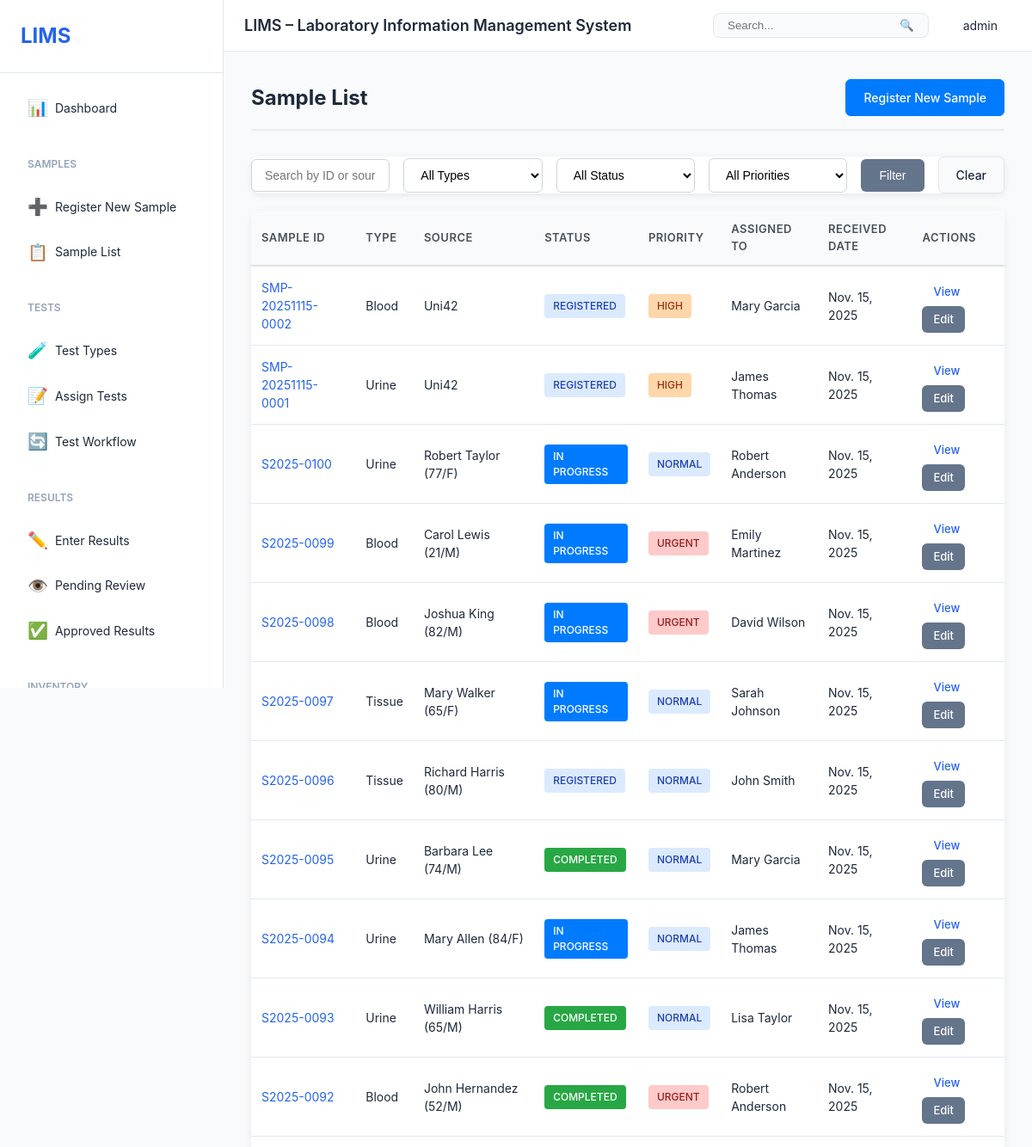
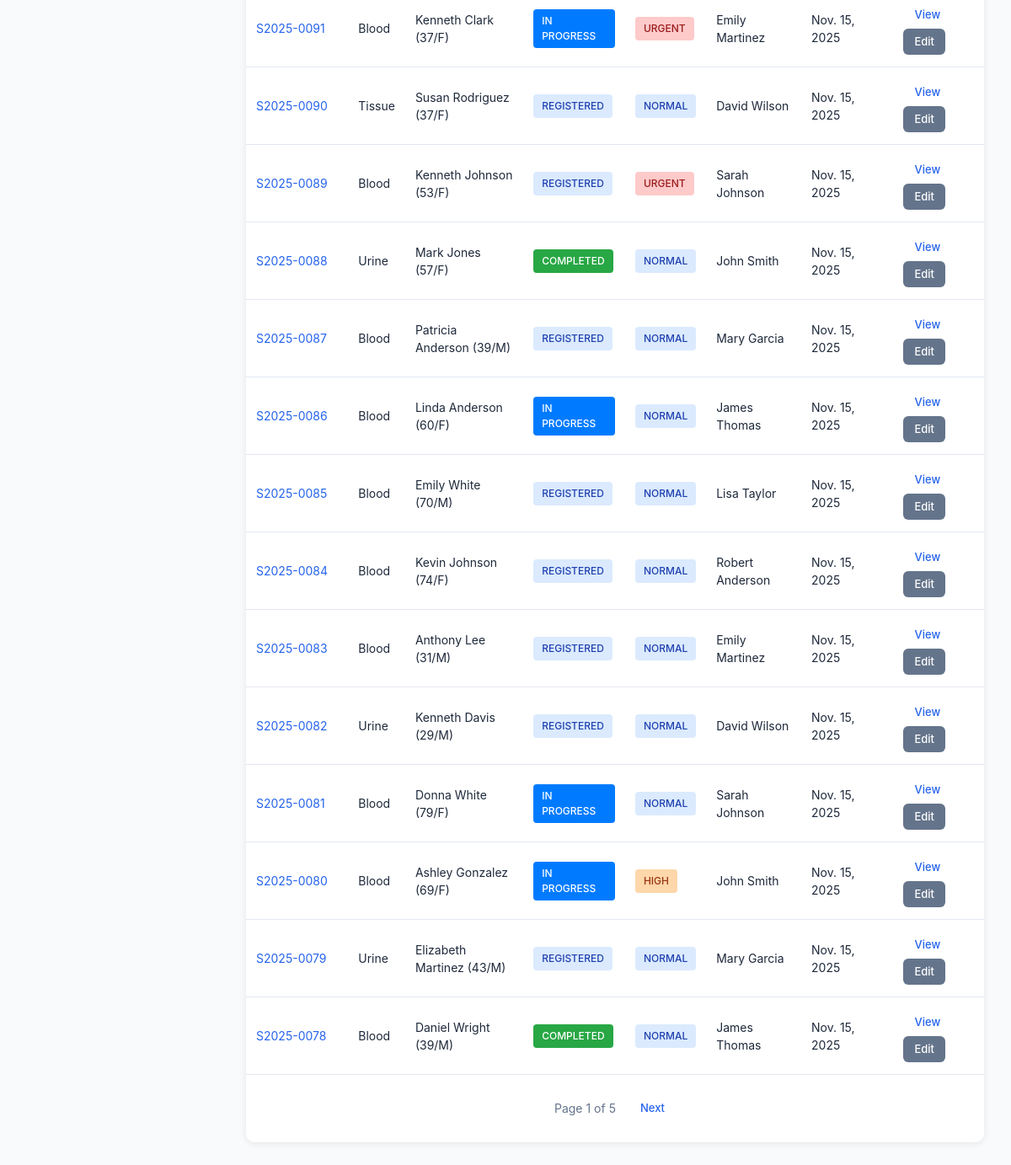
Page /samples/ (signed in) on the committed database (2 pictures, top to bottom).
### users/models.py (models this page shows, shortened)
class User(AbstractUser):
    role = models.ForeignKey(Role, on_delete=models.SET_NULL, null=True, blank=True)
    phone = models.CharField(max_length=20, blank=True)
    department = models.CharField(max_length=100, blank=True)
    employee_id = models.CharField(max_length=50, blank=True, unique=True)
    is_active = models.BooleanField(default=True)
    created_at = models.DateTimeField(auto_now_add=True)
    updated_at = models.DateTimeField(auto_now=True)
    class Meta:
        db_table = 'users'
        ordering = ['username']

### samples/models.py (models this page shows, shortened)
class Sample(models.Model):
    SAMPLE_TYPE_CHOICES = [
        ('blood', 'Blood'),
        ('urine', 'Urine'),
        ('tissue', 'Tissue'),
        ('water', 'Water'),
        ('soil', 'Soil'),
        ('food', 'Food'),
        ('other', 'Other'),
    ]
    STATUS_CHOICES = [
        ('registered', 'Registered'),
        ('in_progress', 'In Progress'),
        ('completed', 'Completed'),
        ('rejected', 'Rejected'),
        ('archived', 'Archived'),
    ]
    PRIORITY_CHOICES = [
        ('low', 'Low'),
        ('normal', 'Normal'),
        ('high', 'High'),
        ('urgent', 'Urgent'),
    ]
    sample_id = models.CharField(max_length=50, unique=True, db_index=True)
    sample_type = models.CharField(max_length=50, choices=SAMPLE_TYPE_CHOICES)
    source = models.CharField(max_length=200, help_text='Source/Customer/Patient (Legacy)', blank=True)
    source_ref = models.ForeignKey(
        'labs.Source',
        on_delete=models.PROTECT,
        related_name='samples',
        null=True,
        blank=True,
        help_text='Sample source (Customer/Patient/Lab)',
        verbose_name='Source Reference'
    )
    processing_lab = models.ForeignKey(
        'labs.Lab',
        on_delete=models.SET_NULL,
        null=True,
        blank=True,
        related_name='processing_samples',
        help_text='Lab processing this sample'
    )
    originating_lab = models.ForeignKey(
        'labs.Lab',
        on_delete=models.SET_NULL,
        null=True,
        blank=True,
        related_name='originated_samples',
        help_text='Lab that originally sent this sample'
    )
    status = models.CharField(max_length=50, choices=STATUS_CHOICES, default='registered')
    priority = models.CharField(max_length=20, choices=PRIORITY_CHOICES, default='normal')
    received_date = models.DateField(auto_now_add=True)
    received_time = models.TimeField(auto_now_add=True)
    expected_completion_date = models.DateField(null=True, blank=True,
                                                help_text='Expected completion deadline')
    completion_deadline = models.DateTimeField(null=True, blank=True,
                                               help_text='Hard deadline for completion')
    actual_completion_date = models.DateTimeField(null=True, blank=True)
    notes = models.TextField(blank=True)
    assigned_technician = models.ForeignKey(
        settings.AUTH_USER_MODEL,
        on_delete=models.SET_NULL,
        null=True,
        blank=True,
        related_name='assigned_samples'
    )
    registered_by = models.ForeignKey(
        settings.AUTH_USER_MODEL,
        on_delete=models.SET_NULL,
        null=True,
        related_name='registered_samples'
    )
    created_at = models.DateTimeField(auto_now_add=True)
    updated_at = models.DateTimeField(auto_now=True)
    class Meta:
        db_table = 'samples'
        ordering = ['-received_date', '-received_time']

### samples/views.py (the view)
# urls.py: path('', views.sample_list, name='sample_list'),
@login_required
def sample_list(request):
    samples = Sample.objects.select_related('assigned_technician', 'registered_by').all()
    search_query = request.GET.get('search', '')
    status_filter = request.GET.get('status', '')
    type_filter = request.GET.get('type', '')
    priority_filter = request.GET.get('priority', '')
    if search_query:
        samples = samples.filter(
            Q(sample_id__icontains=search_query) |
            Q(source__icontains=search_query)
        )
    if status_filter:
        samples = samples.filter(status=status_filter)
    if type_filter:
        samples = samples.filter(sample_type=type_filter)
    if priority_filter:
        samples = samples.filter(priority=priority_filter)
    paginator = Paginator(samples, 25)
    page_number = request.GET.get('page')
    page_obj = paginator.get_page(page_number)
    context = {
        'page_obj': page_obj,
        'sample_types': Sample.SAMPLE_TYPE_CHOICES,
        'statuses': Sample.STATUS_CHOICES,
        'priorities': Sample.PRIORITY_CHOICES,
        'search_query': search_query,
        'status_filter': status_filter,
        'type_filter': type_filter,
        'priority_filter': priority_filter,
    }
    return render(request, 'samples/sample_list.html', context)

### templates/samples/sample_list.html (shortened to what this page needs)
{% extends 'base.html' %}
{% block content %}
<div class="page-header">
    <h2>Sample List</h2>
    <a href="{% url 'samples:sample_create' %}" class="btn btn-primary">Register New Sample</a>
</div>
<div class="card filters-card">
    <form method="get" class="filters-form">
        <div class="filter-group">
            <input type="text" name="search" value="{{ search_query }}" placeholder="Search by ID or source..." class="form-control">
        </div>
        <div class="filter-group">
            <select name="type" class="form-control">
                <option value="">All Types</option>
            </select>
        </div>
        <div class="filter-group">
            <select name="status" class="form-control">
                <option value="">All Status</option>
            </select>
        </div>
        <div class="filter-group">
            <select name="priority" class="form-control">
                <option value="">All Priorities</option>
            </select>
        </div>
        <button type="submit" class="btn btn-secondary">Filter</button>
        <a href="{% url 'samples:sample_list' %}" class="btn btn-light">Clear</a>
    </form>
</div>
<div class="card">
    <table class="table">
        <thead>
            <tr>
                <th>Sample ID</th>
                <th>Type</th>
                <th>Source</th>
                <th>Status</th>
                <th>Priority</th>
                <th>Assigned To</th>
                <th>Received Date</th>
                <th>Actions</th>
            </tr>
        </thead>
        <tbody>
            {% for sample in page_obj %}
            <tr>
                <td><a href="{% url 'samples:sample_detail' sample.pk %}">{{ sample.sample_id }}</a></td>
                <td>{{ sample.get_sample_type_display }}</td>
                <td>{{ sample.source }}</td>
                <td><span class="badge badge-{{ sample.status }}">{{ sample.get_status_display }}</span></td>
                <td><span class="badge badge-priority-{{ sample.priority }}">{{ sample.get_priority_display }}</span></td>
                <td>{{ sample.assigned_technician.get_full_name|default:"-" }}</td>
                <td>{{ sample.received_date }}</td>
                <td>
                    <a href="{% url 'samples:sample_detail' sample.pk %}" class="btn btn-sm btn-info">View</a>
                    <a href="{% url 'samples:sample_edit' sample.pk %}" class="btn btn-sm btn-secondary">Edit</a>
                </td>
            </tr>
            {% empty %}
            <tr>
                <td colspan="8" class="text-center">No samples found</td>
            </tr>
            {% endfor %}
        </tbody>
    </table>
    {% if page_obj.has_other_pages %}
    <div class="pagination">
        <span class="page-info">Page {{ page_obj.number }} of {{ page_obj.paginator.num_pages }}</span>
        {% if page_obj.has_next %}
        <a href="?page={{ page_obj.next_page_number }}" class="btn btn-sm">Next</a>
        {% endif %}
    </div>
    {% endif %}
</div>
{% endblock %}

### templates/base.html (shortened to what this page needs)
{% load static %}
<!DOCTYPE html>
<html lang="en">
<head>
    <link rel="stylesheet" href="{% static 'css/style.css' %}">
    <link rel="stylesheet" href="{% static 'css/labs.css' %}">
    <link rel="stylesheet" href="https://cdnjs.cloudflare.com/ajax/libs/font-awesome/5.15.4/css/all.min.css">
</head>
<body>
    <div class="layout">
        <aside class="sidebar" id="sidebar">
            <div class="sidebar-header">
                <h2>LIMS</h2>
            </div>
            <nav class="sidebar-nav">
                <a href="{% url 'dashboard:dashboard' %}" class="nav-item {% if request.resolver_match.url_name == 'dashboard' %}active{% endif %}">
                    <span class="icon">📊</span>
                    <span>Dashboard</span>
                </a>
                <div class="nav-group">
                    <div class="nav-group-title">Samples</div>
                    <a href="{% url 'samples:sample_create' %}" class="nav-item">
                        <span class="icon">➕</span>
                        <span>Register New Sample</span>
                    </a>
                    <a href="{% url 'samples:sample_list' %}" class="nav-item">
                        <span class="icon">📋</span>
                        <span>Sample List</span>
                    </a>
                </div>
                <div class="nav-group">
                    <div class="nav-group-title">Tests</div>
                    <a href="{% url 'tests:test_type_list' %}" class="nav-item">
                        <span class="icon">🧪</span>
                        <span>Test Types</span>
                    </a>
                    <a href="{% url 'tests:assign_test' %}" class="nav-item">
                        <span class="icon">📝</span>
                        <span>Assign Tests</span>
                    </a>
                    <a href="{% url 'tests:test_workflow' %}" class="nav-item">
                        <span class="icon">🔄</span>
                        <span>Test Workflow</span>
                    </a>
                </div>
                <div class="nav-group">
                    <div class="nav-group-title">Results</div>
                    <a href="{% url 'results:result_list' %}" class="nav-item">
                        <span class="icon">✏️</span>
                        <span>Enter Results</span>
                    </a>
                    <a href="{% url 'results:review_results' %}" class="nav-item">
                        <span class="icon">👁️</span>
                        <span>Pending Review</span>
                    </a>
                    <a href="{% url 'results:approved_results' %}" class="nav-item">
                        <span class="icon">✅</span>
                        <span>Approved Results</span>
                    </a>
                </div>
                <div class="nav-group">
                    <div class="nav-group-title">Inventory</div>
                </div>
            </nav>
        </aside>
        <div class="main-content">
            <header class="top-header">
                <div class="header-left">
                    <h1>LIMS – Laboratory Information Management System</h1>
                </div>
                <div class="header-right">
                    <div class="search-box">
                        <input type="text" placeholder="Search..." id="globalSearch">
                        <button>🔍</button>
                    </div>
                    <div class="user-menu">
                        <span>{{ user.get_full_name|default:user.username }}</span>
                    </div>
                </div>
            </header>
            <div class="page-content">
                {% block content %}{% endblock %}
            </div>
        </div>
    </div>
</body>
</html>

### static/css/labs.css (style rules this page uses)
.page-header { display: flex; justify-content: space-between; align-items: center; margin-bottom: 30px; padding-bottom: 15px; border-bottom: 2px solid #e9ecef; }
.card { border: none; border-radius: 10px; box-shadow: 0 2px 8px rgba(0,0,0,0.08); margin-bottom: 20px; }
.table { margin-bottom: 0; }
.table thead th { border-bottom: 2px solid #dee2e6; font-weight: 600; color: #495057; font-size: 13px; text-transform: uppercase; letter-spacing: 0.5px; }
.badge { padding: 5px 10px; border-radius: 4px; font-weight: 500; font-size: 12px; }
.badge-active, .badge-in_progress { background-color: #007bff; color: #fff; }
.badge-completed, .badge-done { background-color: #28a745; color: #fff; }
.form-control { border-radius: 6px; border: 1px solid #ced4da; padding: 10px 15px; }
.btn { border-radius: 6px; padding: 10px 20px; font-weight: 500; transition: all 0.2s; }
.btn-primary { background: #007bff; border-color: #007bff; }
.btn-sm { padding: 5px 12px; font-size: 13px; }

### rows in the picture
User: get_full_name "admin"
Sample: sample_id "SMP-20251115-0002", sample_type "Blood", source "Uni42", status "REGISTERED", priority "HIGH", assigned_technician.get_full_name "Mary Garcia", received_date "Nov. 15, 2025"
Sample: sample_id "SMP-20251115-0001", sample_type "Urine", source "Uni42", status "REGISTERED", priority "HIGH", assigned_technician.get_full_name "James Thomas", received_date "Nov. 15, 2025"
Sample: sample_id "S2025-0100", sample_type "Urine", source "Robert Taylor (77/F)", status "IN PROGRESS", priority "NORMAL", assigned_technician.get_full_name "Robert Anderson", received_date "Nov. 15, 2025"
Sample: sample_id "S2025-0099", sample_type "Blood", source "Carol Lewis (21/M)", status "IN PROGRESS", priority "URGENT", assigned_technician.get_full_name "Emily Martinez", received_date "Nov. 15, 2025"
Sample: sample_id "S2025-0098", sample_type "Blood", source "Joshua King (82/M)", status "IN PROGRESS", priority "URGENT", assigned_technician.get_full_name "David Wilson", received_date "Nov. 15, 2025"
Sample: sample_id "S2025-0097", sample_type "Tissue", source "Mary Walker (65/F)", status "IN PROGRESS", priority "NORMAL", assigned_technician.get_full_name "Sarah Johnson", received_date "Nov. 15, 2025"
Sample: sample_id "S2025-0096", sample_type "Tissue", source "Richard Harris (80/M)", status "REGISTERED", priority "NORMAL", assigned_technician.get_full_name "John Smith", received_date "Nov. 15, 2025"
Sample: sample_id "S2025-0095", sample_type "Urine", source "Barbara Lee (74/M)", status "COMPLETED", priority "NORMAL", assigned_technician.get_full_name "Mary Garcia", received_date "Nov. 15, 2025"
Sample: sample_id "S2025-0094", sample_type "Urine", source "Mary Allen (84/F)", status "IN PROGRESS", priority "NORMAL", assigned_technician.get_full_name "James Thomas", received_date "Nov. 15, 2025"
Sample: sample_id "S2025-0093", sample_type "Urine", source "William Harris (65/M)", status "COMPLETED", priority "NORMAL", assigned_technician.get_full_name "Lisa Taylor", received_date "Nov. 15, 2025"
Sample: sample_id "S2025-0092", sample_type "Blood", source "John Hernandez (52/M)", status "COMPLETED", priority "URGENT", assigned_technician.get_full_name "Robert Anderson", received_date "Nov. 15, 2025"
Sample: sample_id "S2025-0091", sample_type "Blood", source "Kenneth Clark (37/F)", status "IN PROGRESS", priority "URGENT", assigned_technician.get_full_name "Emily Martinez", received_date "Nov. 15, 2025"
Sample: sample_id "S2025-0090", sample_type "Tissue", source "Susan Rodriguez (37/F)", status "REGISTERED", priority "NORMAL", assigned_technician.get_full_name "David Wilson", received_date "Nov. 15, 2025"
Sample: sample_id "S2025-0089", sample_type "Blood", source "Kenneth Johnson (53/F)", status "REGISTERED", priority "URGENT", assigned_technician.get_full_name "Sarah Johnson", received_date "Nov. 15, 2025"
Sample: sample_id "S2025-0088", sample_type "Urine", source "Mark Jones (57/F)", status "COMPLETED", priority "NORMAL", assigned_technician.get_full_name "John Smith", received_date "Nov. 15, 2025"
Sample: sample_id "S2025-0087", sample_type "Blood", source "Patricia Anderson (39/M)", status "REGISTERED", priority "NORMAL", assigned_technician.get_full_name "Mary Garcia", received_date "Nov. 15, 2025"
Sample: sample_id "S2025-0086", sample_type "Blood", source "Linda Anderson (60/F)", status "IN PROGRESS", priority "NORMAL", assigned_technician.get_full_name "James Thomas", received_date "Nov. 15, 2025"
Sample: sample_id "S2025-0085", sample_type "Blood", source "Emily White (70/M)", status "REGISTERED", priority "NORMAL", assigned_technician.get_full_name "Lisa Taylor", received_date "Nov. 15, 2025"
Sample: sample_id "S2025-0084", sample_type "Blood", source "Kevin Johnson (74/F)", status "REGISTERED", priority "NORMAL", assigned_technician.get_full_name "Robert Anderson", received_date "Nov. 15, 2025"
Sample: sample_id "S2025-0083", sample_type "Blood", source "Anthony Lee (31/M)", status "REGISTERED", priority "NORMAL", assigned_technician.get_full_name "Emily Martinez", received_date "Nov. 15, 2025"
Sample: sample_id "S2025-0082", sample_type "Urine", source "Kenneth Davis (29/M)", status "REGISTERED", priority "NORMAL", assigned_technician.get_full_name "David Wilson", received_date "Nov. 15, 2025"
Sample: sample_id "S2025-0081", sample_type "Blood", source "Donna White (79/F)", status "IN PROGRESS", priority "NORMAL", assigned_technician.get_full_name "Sarah Johnson", received_date "Nov. 15, 2025"
Sample: sample_id "S2025-0080", sample_type "Blood", source "Ashley Gonzalez (69/F)", status "IN PROGRESS", priority "HIGH", assigned_technician.get_full_name "John Smith", received_date "Nov. 15, 2025"
Sample: sample_id "S2025-0079", sample_type "Urine", source "Elizabeth Martinez (43/M)", status "REGISTERED", priority "NORMAL", assigned_technician.get_full_name "Mary Garcia", received_date "Nov. 15, 2025"
Sample: sample_id "S2025-0078", sample_type "Blood", source "Daniel Wright (39/M)", status "COMPLETED", priority "NORMAL", assigned_technician.get_full_name "James Thomas", received_date "Nov. 15, 2025"

### other values in the picture
{{ page_obj.number }} "1"
{{ page_obj.paginator.num_pages }} "5"
